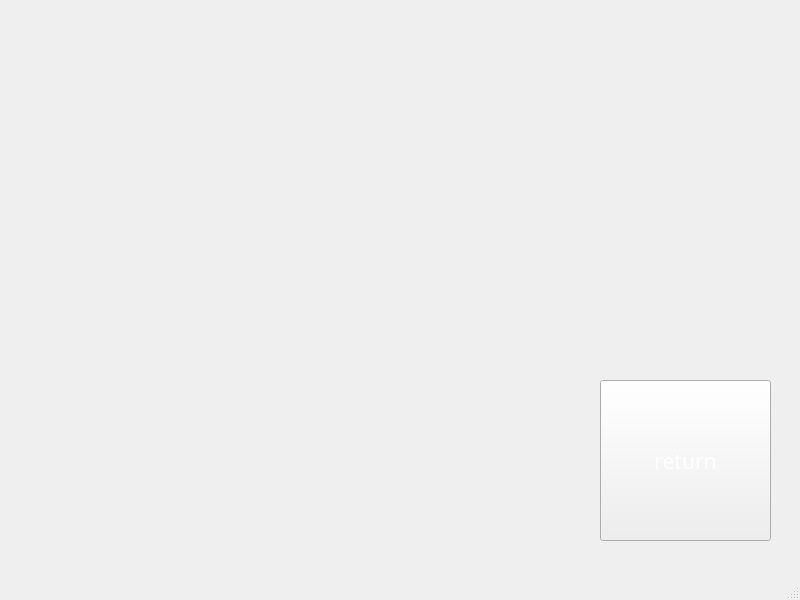
<?xml version="1.0" encoding="UTF-8"?>
<ui version="4.0">
 <class>MW3</class>
 <widget class="QMainWindow" name="MW3">
  <property name="geometry">
   <rect>
    <x>0</x>
    <y>0</y>
    <width>800</width>
    <height>600</height>
   </rect>
  </property>
  <property name="windowTitle">
   <string>MainWindow</string>
  </property>
  <widget class="QWidget" name="centralwidget">
   <widget class="QPushButton" name="pushButton">
    <property name="geometry">
     <rect>
      <x>600</x>
      <y>380</y>
      <width>171</width>
      <height>161</height>
     </rect>
    </property>
    <property name="font">
     <font>
      <family>Impact</family>
      <pointsize>16</pointsize>
     </font>
    </property>
    <property name="styleSheet">
     <string notr="true">border-image: url(:/pictures/file3.png);
color:rgb(255, 255, 255)
</string>
    </property>
    <property name="text">
     <string>return</string>
    </property>
   </widget>
  </widget>
  <widget class="QMenuBar" name="menubar">
   <property name="geometry">
    <rect>
     <x>0</x>
     <y>0</y>
     <width>800</width>
     <height>29</height>
    </rect>
   </property>
  </widget>
  <widget class="QStatusBar" name="statusbar"/>
 </widget>
 <resources/>
 <connections/>
</ui>
